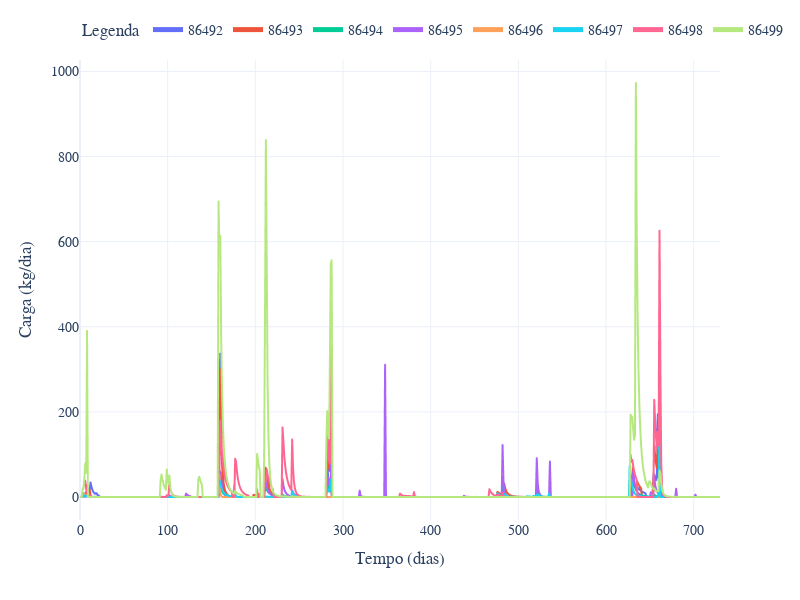

This figure's notebook cell:
### Code cell
fig = df_Wo.plot()
fig.update_layout(
    xaxis_title='Tempo (dias)',
    yaxis_title='Carga (kg/dia)',
    legend_title='Legenda',
    legend=dict(y=1.1, orientation='h', itemsizing='constant'),
    font_family='CMU Serif',
    font=dict(size=14),
    width=800,
    height=600
)
fig.show()

### Figure 1 — Plotly figure (JSON) as saved in the notebook; plotly's stock layout.template omitted (floating-point values rounded to 4 significant figures; data arrays with more than 128 entries replaced by an {"elided": "..."} marker saying what was removed)
{"data": [{"hovertemplate": "variable=86492<br>index=%{x}<br>value=%{y}<extra></extra>", "legendgroup": "86492", "line": {"color": "#636efa", "dash": "solid"}, "marker": {"symbol": "circle"}, "mode": "lines", "name": "86492", "showlegend": true, "type": "scattergl", "x": {"elided": "731 int values"}, "xaxis": "x", "y": {"elided": "731 float values"}, "yaxis": "y"}, {"hovertemplate": "variable=86493<br>index=%{x}<br>value=%{y}<extra></extra>", "legendgroup": "86493", "line": {"color": "#EF553B", "dash": "solid"}, "marker": {"symbol": "circle"}, "mode": "lines", "name": "86493", "showlegend": true, "type": "scattergl", "x": {"elided": "731 int values"}, "xaxis": "x", "y": {"elided": "731 float values"}, "yaxis": "y"}, {"hovertemplate": "variable=86494<br>index=%{x}<br>value=%{y}<extra></extra>", "legendgroup": "86494", "line": {"color": "#00cc96", "dash": "solid"}, "marker": {"symbol": "circle"}, "mode": "lines", "name": "86494", "showlegend": true, "type": "scattergl", "x": {"elided": "731 int values"}, "xaxis": "x", "y": {"elided": "731 float values"}, "yaxis": "y"}, {"hovertemplate": "variable=86495<br>index=%{x}<br>value=%{y}<extra></extra>", "legendgroup": "86495", "line": {"color": "#ab63fa", "dash": "solid"}, "marker": {"symbol": "circle"}, "mode": "lines", "name": "86495", "showlegend": true, "type": "scattergl", "x": {"elided": "731 int values"}, "xaxis": "x", "y": {"elided": "731 float values"}, "yaxis": "y"}, {"hovertemplate": "variable=86496<br>index=%{x}<br>value=%{y}<extra></extra>", "legendgroup": "86496", "line": {"color": "#FFA15A", "dash": "solid"}, "marker": {"symbol": "circle"}, "mode": "lines", "name": "86496", "showlegend": true, "type": "scattergl", "x": {"elided": "731 int values"}, "xaxis": "x", "y": {"elided": "731 float values"}, "yaxis": "y"}, {"hovertemplate": "variable=86497<br>index=%{x}<br>value=%{y}<extra></extra>", "legendgroup": "86497", "line": {"color": "#19d3f3", "dash": "solid"}, "marker": {"symbol": "circle"}, "mode": "lines", "name": "86497", "showlegend": true, "type": "scattergl", "x": {"elided": "731 int values"}, "xaxis": "x", "y": {"elided": "731 float values"}, "yaxis": "y"}, {"hovertemplate": "variable=86498<br>index=%{x}<br>value=%{y}<extra></extra>", "legendgroup": "86498", "line": {"color": "#FF6692", "dash": "solid"}, "marker": {"symbol": "circle"}, "mode": "lines", "name": "86498", "showlegend": true, "type": "scattergl", "x": {"elided": "731 int values"}, "xaxis": "x", "y": {"elided": "731 float values"}, "yaxis": "y"}, {"hovertemplate": "variable=86499<br>index=%{x}<br>value=%{y}<extra></extra>", "legendgroup": "86499", "line": {"color": "#B6E880", "dash": "solid"}, "marker": {"symbol": "circle"}, "mode": "lines", "name": "86499", "showlegend": true, "type": "scattergl", "x": {"elided": "731 int values"}, "xaxis": "x", "y": {"elided": "731 float values"}, "yaxis": "y"}], "layout": {"font": {"family": "CMU Serif", "size": 14}, "height": 600, "legend": {"itemsizing": "constant", "orientation": "h", "title": {"text": "Legenda"}, "tracegroupgap": 0, "y": 1.1}, "margin": {"t": 60}, "width": 800, "xaxis": {"anchor": "y", "domain": [0, 1], "title": {"text": "Tempo (dias)"}}, "yaxis": {"anchor": "x", "domain": [0, 1], "title": {"text": "Carga (kg/dia)"}}}}
